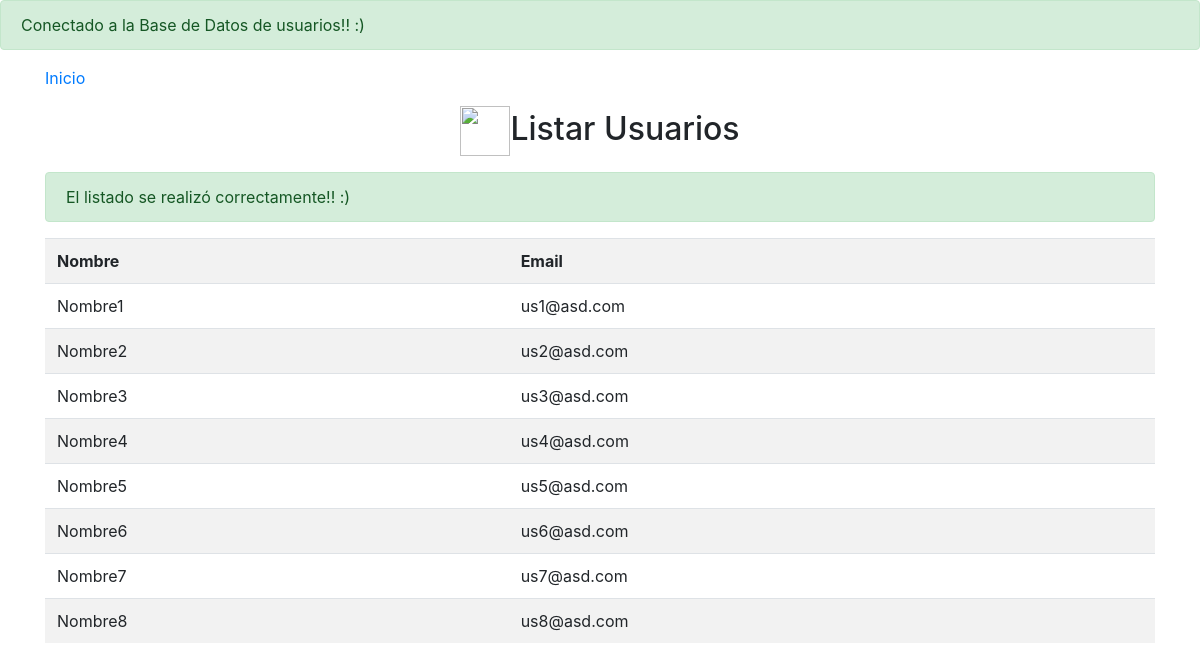
Screenshot of /listado.php with the database file from the repository.
### tables this page shows
CREATE TABLE `usuarios` (
  `apellidos` varchar(25) NOT NULL,
  `nombre` varchar(20) NOT NULL,
  `email` varchar(30) NOT NULL,
  `telefono` varchar(9) NOT NULL,
  `id` int(11) NOT NULL
);

### listado.php (the view, shortened to what this page needs)
<?php
require_once 'config.php';
$msgresultado ="";
     try{
        $sql = "SELECT * FROM usuarios";
        $resultsquery = $conexion->query($sql);
        if($resultsquery){
          $msgresultado = '<div class="alert alert-success">' . "El listado se realizó correctamente!! :)" . '</div>';
        }
      }catch (PDOException $ex){
          $msgresultado = '<div class="alert alert-success">' . "El listado no pudo realizarse correctamente!! :( (" .$ex->getMessage(). ')</div>';
          die();
      }
?>
<!DOCTYPE html>
<html>
  <head>
    <link rel="stylesheet" href="https://maxcdn.bootstrapcdn.com/bootstrap/4.0.0-beta.2/css/bootstrap.min.css">
  </head>
  <body class="cuerpo">
   <div class="container centrar">
     <a href="index.php">Inicio</a>
     <div class="container cuerpo text-center centrar">
       <p><h2><img class="alineadoTextoImagen" src="images//user.png" width="50px"/>Listar Usuarios</h2> </p>
     </div>
     <?php echo $msgresultado;  ?>
     <table class="table table-striped">
       <tr>
         <th>Nombre</th>
         <th>Email</th>
       </tr>
       <?php
        while($fila = $resultsquery->fetch()){
              echo '<tr>';
              echo '<td>' . $fila['nombre']   . '</td>' ;
              echo '<td>' . $fila['email']    . '</td>' ;
              echo '</tr>';
        }
       ?>
     </table>
   </div>
  </body>

### config.php (shortened to what this page needs)
<?php
  try{
      echo '<div class="alert alert-success">' . "Conectado a la  Base de Datos de usuarios!! :)" . '</div>';
  }catch (PDOException $ex){
      echo '<div class="alert alert-danger">' . "No se pudo conectar a la Base de Datos de usuarios!! :( <br/>" .$ex->getMessage(). '</div>';
  }
?>

### rows the page displays
usuarios: nombre "Nombre1", email "us1@asd.com"
usuarios: nombre "Nombre2", email "us2@asd.com"
usuarios: nombre "Nombre3", email "us3@asd.com"
usuarios: nombre "Nombre4", email "us4@asd.com"
usuarios: nombre "Nombre5", email "us5@asd.com"
usuarios: nombre "Nombre6", email "us6@asd.com"
usuarios: nombre "Nombre7", email "us7@asd.com"
usuarios: nombre "Nombre8", email "us8@asd.com"
